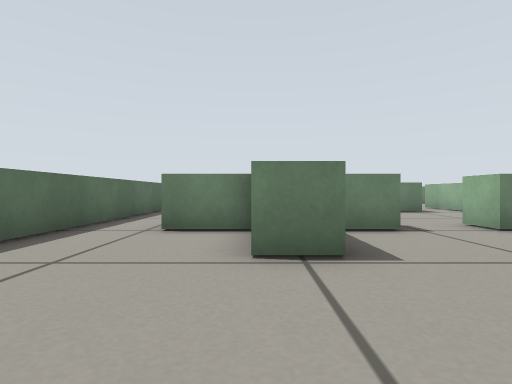
View 1 (above)

21 first-person views from a walk through a Gazebo world. The camera is 0.07 m above the floor, looks level and sees 80° across. The floor is counted in squares, 0.1 m on a side. Each view is taken from the middle of a square. On the plan, view 1 faces up. The plan holds only what a view shows up to about 10 squares ahead; the rest is blank.

View 2
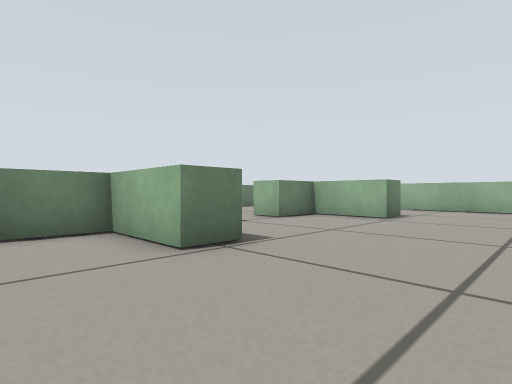

View 3
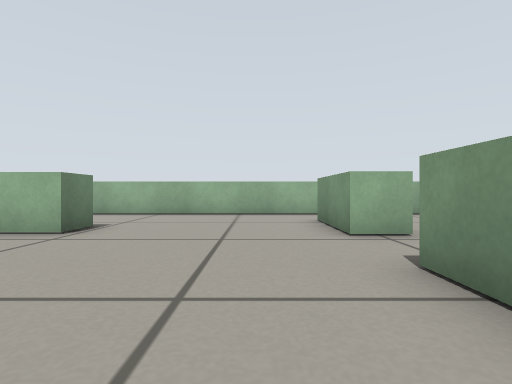

View 4
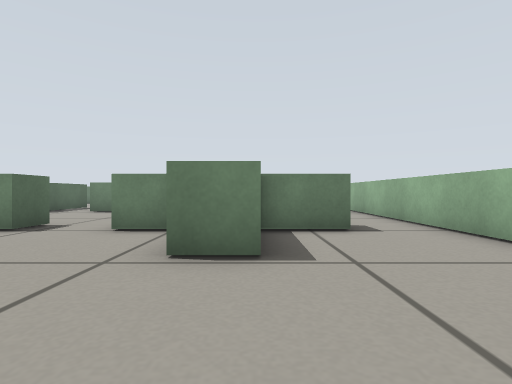

View 5
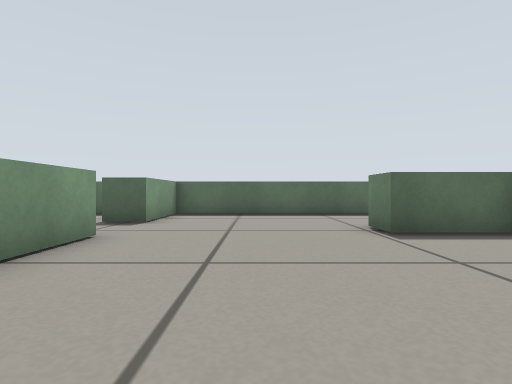

View 6
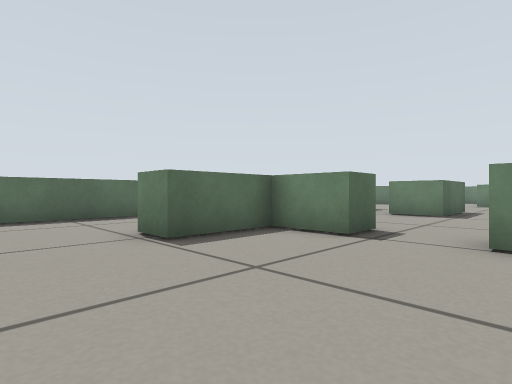

View 7
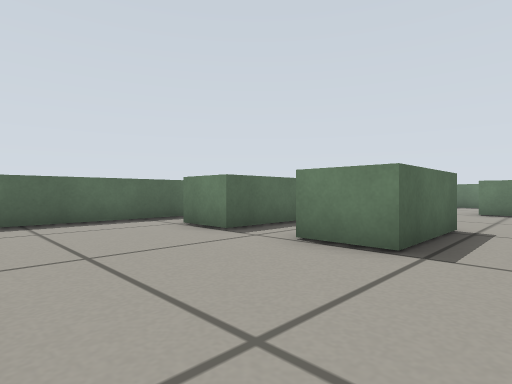

View 8
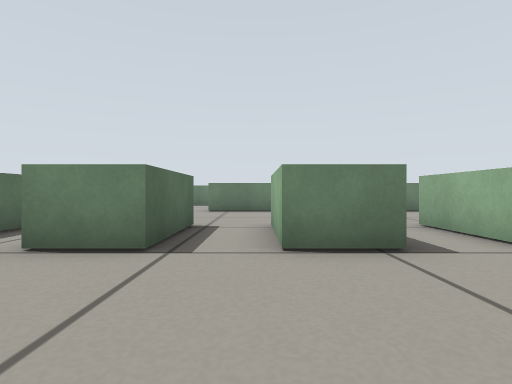

View 9
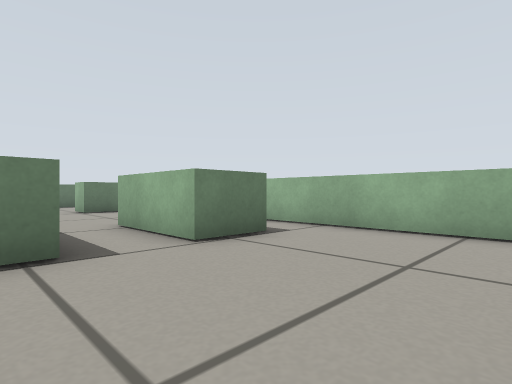

View 10
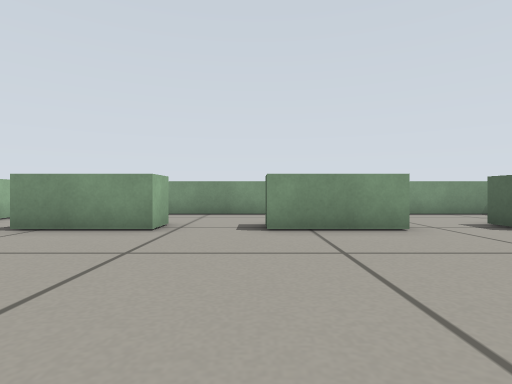

View 11
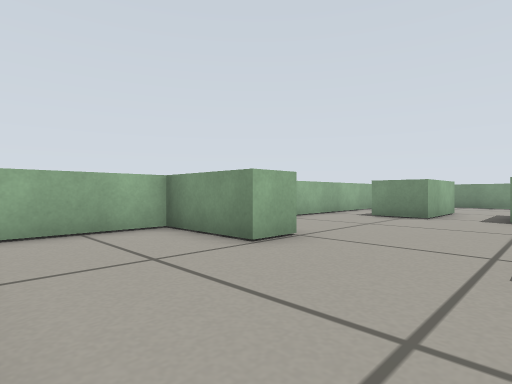

View 12
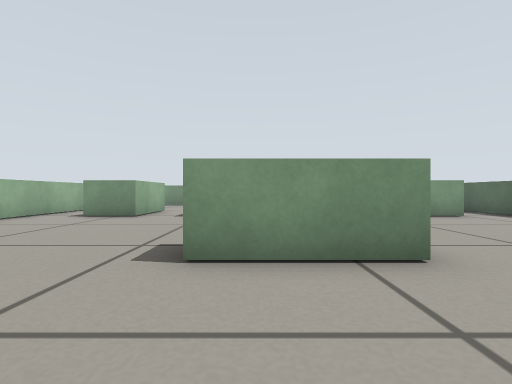

View 13
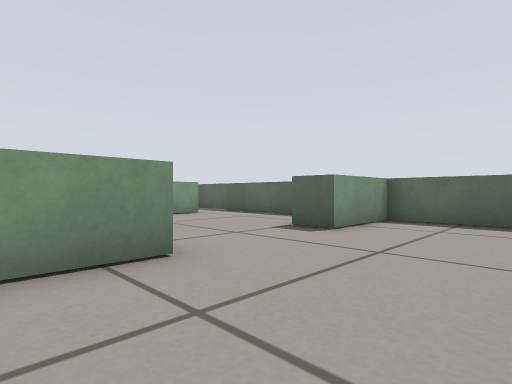

View 14
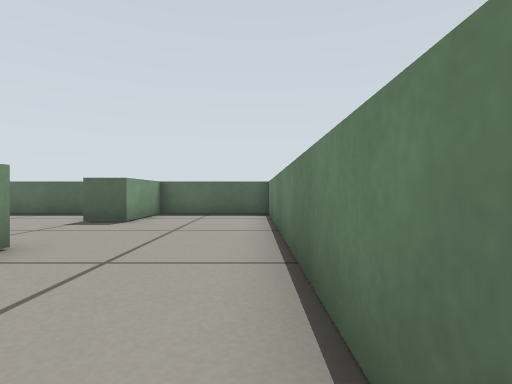

View 15
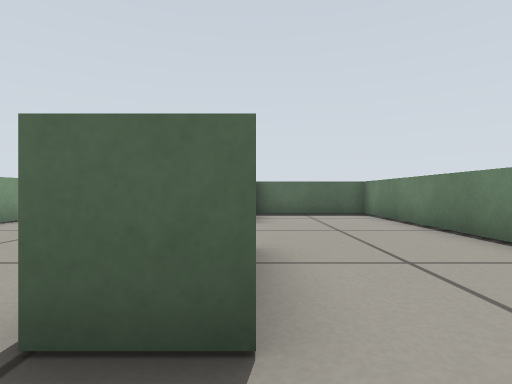

View 16
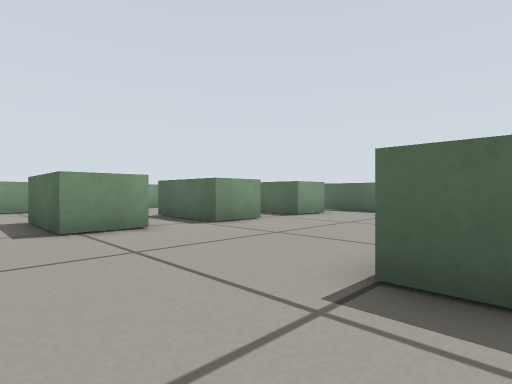

View 17
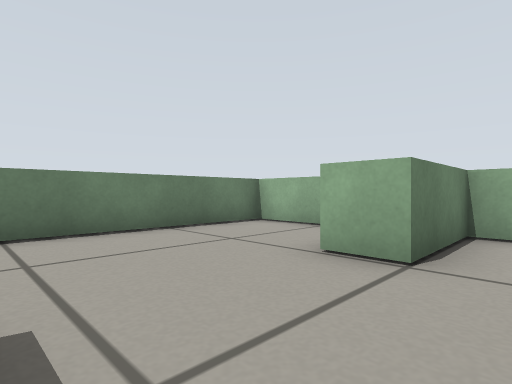

View 18
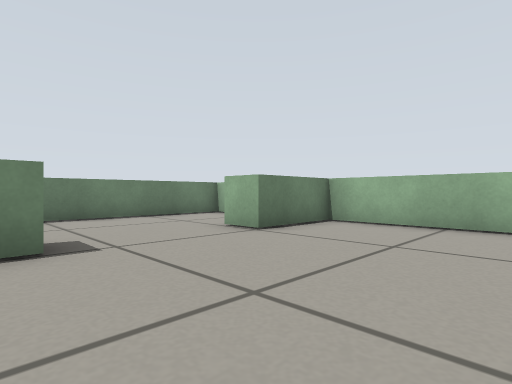

View 19
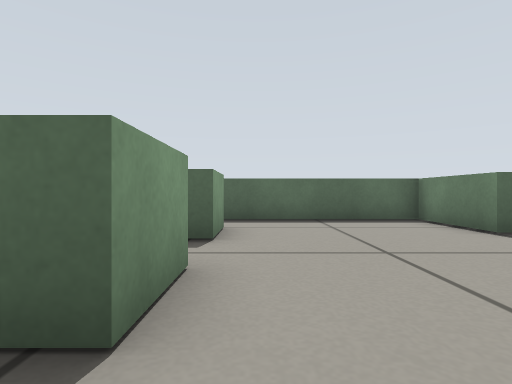

View 20
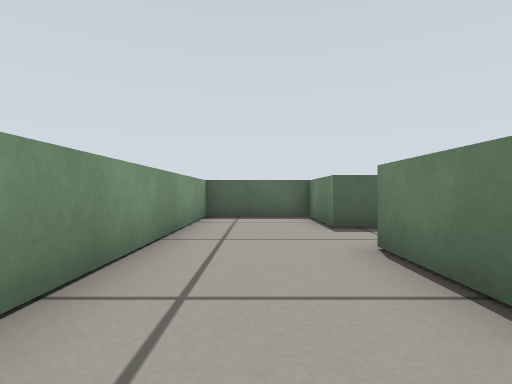

View 21
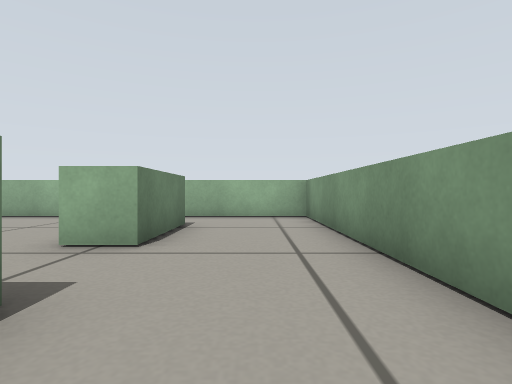

### Floor plan
Ten units are one square. View 1 is at (0, 0); x grows to the right and y downward. Boxes are objects, and circles mark ways between rooms. Rooms are numbered by the first view taken in them; rooms with no view inside come last. Other rooms are left out.
<svg viewBox="-40 -229 150 288">
<path fill="none" stroke="#000" d="M27 -65 27 -55 10 -55 10 -32 0 -32 0 -55 -18 -55M52 -65 60 -65M44 -106 44 -134 58 -134 58 -106 44 -106M11 -134 27 -134 27 -106 11 -106M71 -32 61 -32 61 -55 44 -55 44 -65M88 -55 70 -55M89 -106 74 -106 74 -134 89 -134M-19 -134 -4 -134 -4 -106 -19 -106M11 15 39 15M59 15 85 15M47 -190 47 -180 22 -180M-9 -190 -9 -180 -35 -180 -35 15 -9 15M105 14 105 -180 81 -180 81 -190M22 -190 47 -190M81 -190 105 -190 105 -224 -35 -224 -35 -190 -9 -190M39 25 12 25M84 25 59 25 59 15M-9 15 -9 25 -35 25 -35 54 105 54 105 14"/>
<circle cx="35" cy="-185" r="3" fill="#2a7"/>
<circle cx="50" cy="20" r="3" fill="#2a7"/>
<text x="30" y="-80">1</text>
<text x="30" y="-210">2</text>
<text x="40" y="40">3</text>
</svg>
Room 1 opens to room 2. Room 1 opens to room 3.

Where each view was taken, in squares from view 1:
view 1: 0 up, 0 right, facing up
view 2: 0 up, 2 left, facing up-right
view 3: 0 up, 1 right, facing right
view 4: 0 up, 7 right, facing up
view 5: 1 up, 6 right, facing left
view 6: 1 up, 5 right, facing up-left
view 7: 7 up, 4 right, facing up-left
view 8: 7 up, 4 right, facing up
view 9: 7 up, 5 right, facing up-right
view 10: 4 up, 4 right, facing down
view 11: 22 up, 5 right, facing down-right
view 12: 22 up, 4 right, facing down
view 13: 22 up, 4 right, facing down-left
view 14: 22 up, 6 right, facing left
view 15: 19 up, 6 right, facing left
view 16: 19 up, 7 right, facing down-left
view 17: 17 up, 5 right, facing up-right
view 18: 14 up, 4 right, facing up-right
view 19: 14 up, 4 right, facing left
view 20: 4 down, 5 right, facing left
view 21: 4 down, 2 right, facing right
